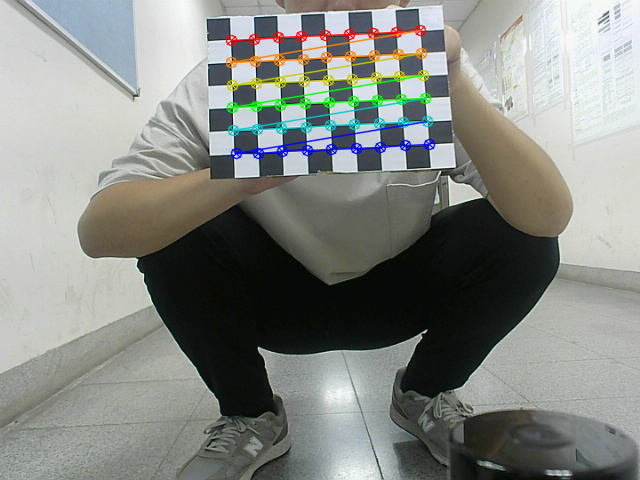
#> input picture script/corners_image.png, 640 x 480 px; its folder holds only this picture in this run
$ python find_true_pose.py --img_path corners_image.png
#> lines starting #> are read from the running program, lines starting #| are printed output that depends on the picture
### script/func.py
import cv2
import numpy as np
import glob
import os
import matplotlib.pyplot as plt
from mpl_toolkits.mplot3d import Axes3D
import open3d as o3d
from scipy.spatial.distance import euclidean

# [117 lines left out: functions create_path_if_not_exists, save_array, load_array, get_objp, load_rvecs_tvecs, load_txt and 2 more, not called in this run]

def test_corner(img_path,square_column,square_row,show=False):
#> called with img_path = 'corners_image.png', square_column = 7, square_row = 4, show = False
    flags = cv2.CALIB_CB_ADAPTIVE_THRESH | cv2.CALIB_CB_NORMALIZE_IMAGE
    # 讀取影像
    img = cv2.imread(img_path)
#> img is the input picture: shape (480, 640, 3); mean B, G, R 131.5, 136.1, 133
    gray = cv2.cvtColor(img, cv2.COLOR_BGR2GRAY)
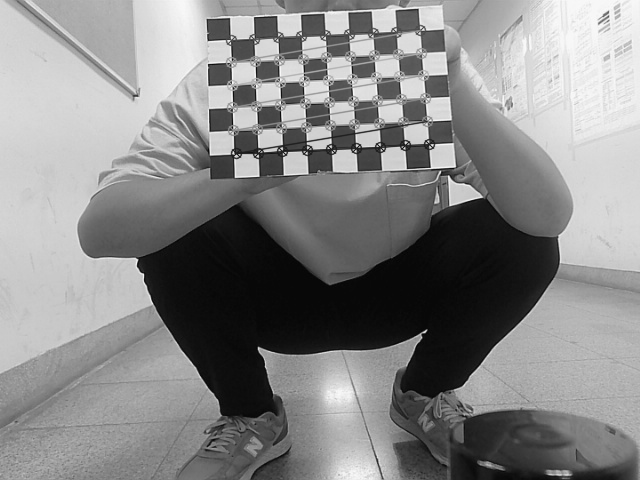
#> gray: shape (480, 640); min 2, max 251, mean 134.7
    # 尋找棋盤格角點
    ret, corners = cv2.findChessboardCorners(gray, (square_column, square_row), flags=flags)
#> ret = False; corners = None
    if ret == True:
        if show:
            cv2.drawChessboardCorners(img, (square_column, square_row), corners, ret)
            cv2.imshow('Chessboard Corners', img)
            cv2.waitKey(0)

    return ret

# [121 lines left out: functions find_pose, vec_to_mat, read_edit_pt, pcd_to_numpy, pcd_to_bin, show_pcd, not called in this run]

### script/find_true_pose.py
from func import *
import numpy as np
import open3d as o3d
import os
import argparse

# [72 lines left out: functions create_rectangle, create_corner, move_points, rotate_points, draw_rectangle, draw_corner, not called in this run]

def parse_args():
    parse = argparse.ArgumentParser()
    parse.add_argument('--pcd_path', type=str, default="../raw_data/pcd/pcd_20231020_174517.pcd")
    parse.add_argument('--img_path', type=str, default="../raw_data/img/img_20231020_174517.jpg")
    parse.add_argument('--square_size', type=float, default=0.04855)
    parse.add_argument('--square_column', type=int, default=7)
    parse.add_argument('--square_row', type=int, default=4)
    parse.add_argument('--length', type=float, default=0.42)
    parse.add_argument('--width', type=float, default=0.297)
    parse.add_argument('--save','-s', action="store_true")
    parse.add_argument('--show','-sh', action="store_true")
    return parse.parse_args()

if __name__ == '__main__':
    args = parse_args()

#> (the run stopped early here; a loop or call above may not have finished)

$ run again, on script/img/a01.jpg
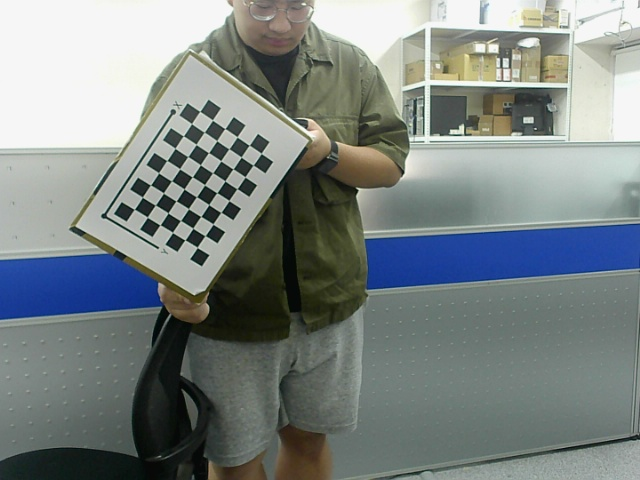
#> input picture script/img/a01.jpg, 640 x 480 px
#> in test_corner, img is the input picture: shape (480, 640, 3); mean B, G, R 131.7, 133, 124.9
#> in test_corner, `gray = cv2.cvtColor(img, cv2.COLOR_BGR2GRAY)`:
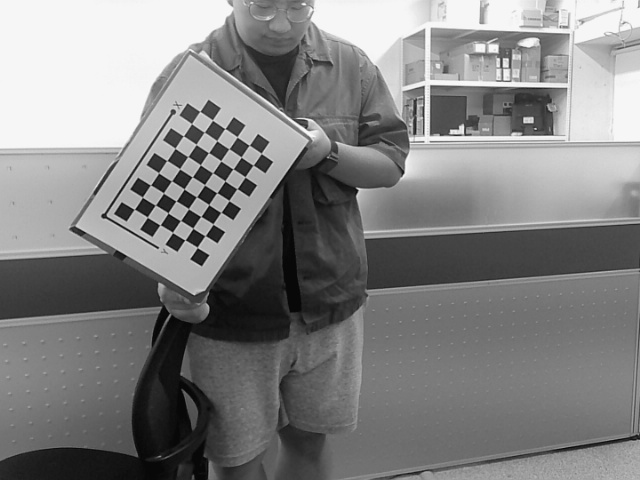
#> gray: shape (480, 640); min 3, max 252, mean 130.5
#> ret = False; corners = None

$ run again, on script/img/new_1.jpg
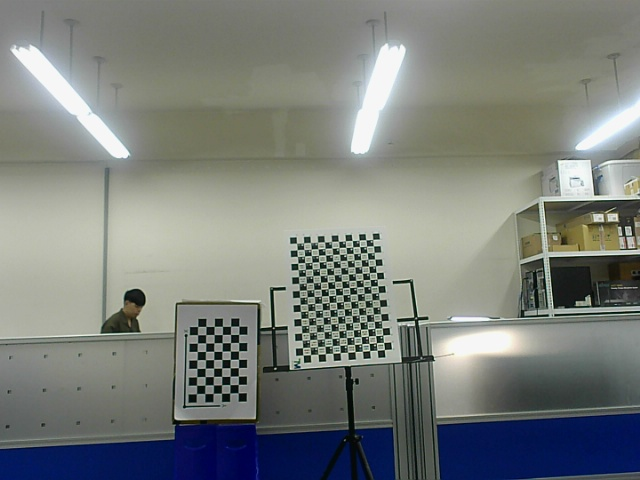
#> input picture script/img/new_1.jpg, 640 x 480 px
#> in test_corner, img is the input picture: shape (480, 640, 3); mean B, G, R 123, 127, 122.4
#> in test_corner, `gray = cv2.cvtColor(img, cv2.COLOR_BGR2GRAY)`:
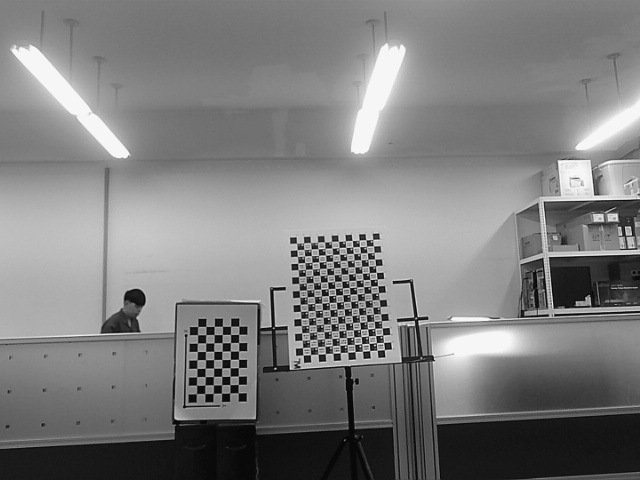
#> gray: shape (480, 640); min 4, max 252, mean 125.2
#> ret = False; corners = None
